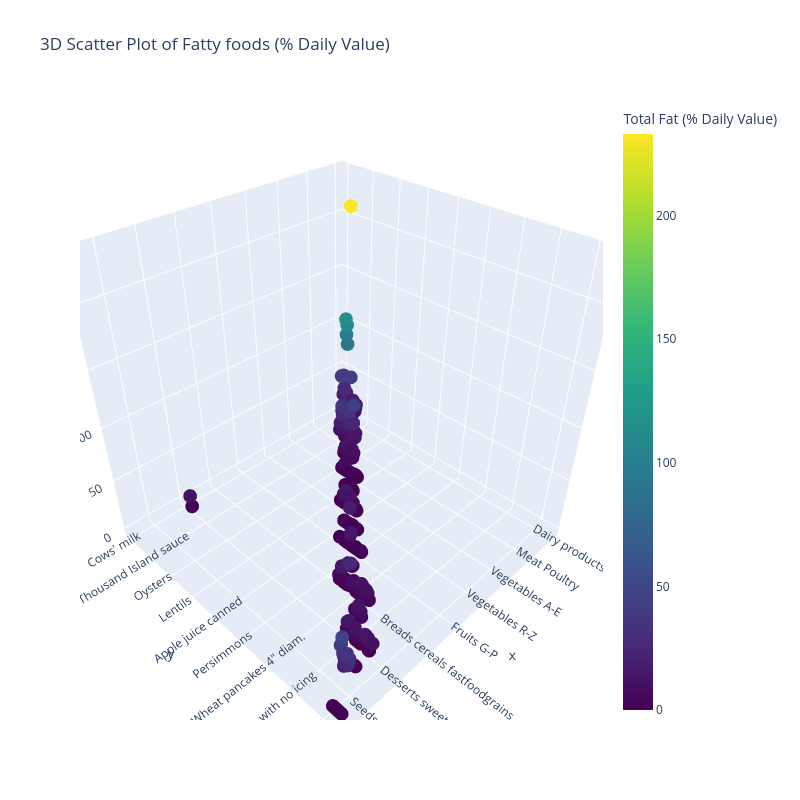

The code cell stored with this chart in its notebook:
### Code cell
trace1 = go.Scatter3d(
    x=nutrients['Category'].values,
    y=nutrients['Food'].values,
    z=nutrients['Fat'].values,
    text=nutrients['Food'].values,
    mode='markers',
    marker=dict(
        sizemode='diameter',
        sizeref=750,
        color=nutrients['Fat'].values,
        colorscale='Viridis',
        colorbar=dict(title='Total Fat (% Daily Value)'),
        line=dict(color='rgb(255, 255, 255)')
    )
)

data=[trace1]

layout=dict(
    height=800,
    width=800,
    title='3D Scatter Plot of Fatty foods (% Daily Value)'
)

fig=dict(data=data, layout=layout)

py.iplot(fig, filename='3DBubble')

### Figure 1 — Plotly figure (JSON) as saved in the notebook; plotly's stock layout.template omitted (floating-point values rounded to 4 significant figures; data arrays with more than 128 entries replaced by an {"elided": "..."} marker saying what was removed)
{"data": [{"marker": {"color": {"elided": "331 int values"}, "colorbar": {"title": {"text": "Total Fat (% Daily Value)"}}, "colorscale": [[0, "#440154"], [0.1111, "#482878"], [0.2222, "#3e4989"], [0.3333, "#31688e"], [0.4444, "#26828e"], [0.5556, "#1f9e89"], [0.6667, "#35b779"], [0.7778, "#6ece58"], [0.8889, "#b5de2b"], [1, "#fde725"]], "line": {"color": "rgb(255, 255, 255)"}, "sizemode": "diameter", "sizeref": 750}, "mode": "markers", "text": {"elided": "331 str values"}, "type": "scatter3d", "x": {"elided": "331 str values"}, "y": {"elided": "331 str values"}, "z": {"elided": "331 int values"}}], "layout": {"height": 800, "title": {"text": "3D Scatter Plot of Fatty foods (% Daily Value)"}, "width": 800}}
